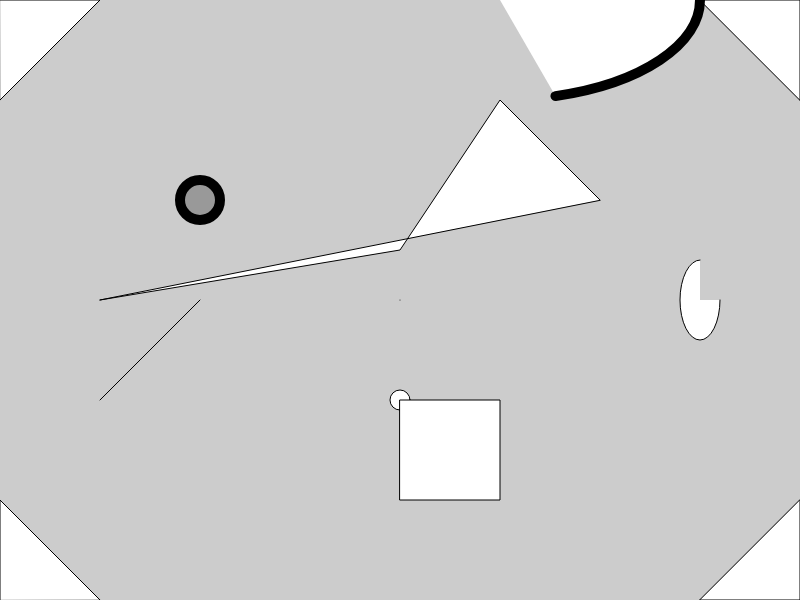
Frame 1 (no input)
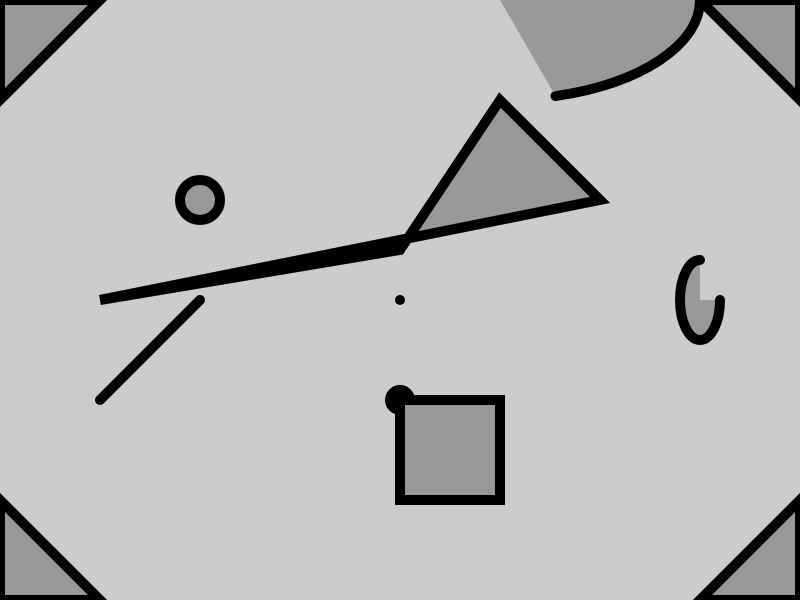
Frame 2 (the mouse pressed at the canvas centre, redrawn once)

The p5.js sketch that drew these frames (run headless with seeded random() and noise() and a simulated clock; the mouse was pressed at the canvas centre and the sketch redrawn once):

// p5.js sketch
// ── sketch.js
function setup() {
  // put setup code here
  createCanvas(800,600);
  noLoop(); // Note that draw() is called in a loop
}

function draw() {
  // put drawing code here
  background(204);
  point(400, 300);
  line(200, 300, 100, 400);
  triangle(0, 0, 100, 0, 0, 100);
  triangle(700, 0, 800, 0, 800, 100);
  triangle(800, 500, 800, 600, 700, 600);
  triangle(0, 600, 0, 500, 100, 600);
  quad(100, 300, 400, 250, 500, 100, 600, 200);
  ellipse(400, 400, 20, 20);
  rect(400, 400, 100, 100);
  arc(700, 300, 40, 80, 0, PI+HALF_PI);
  strokeWeight(10);
  arc(500, 0, 400, 200, 0, radians(60));
  fill(153);
  ellipse(200, 200, 40, 40);
}
